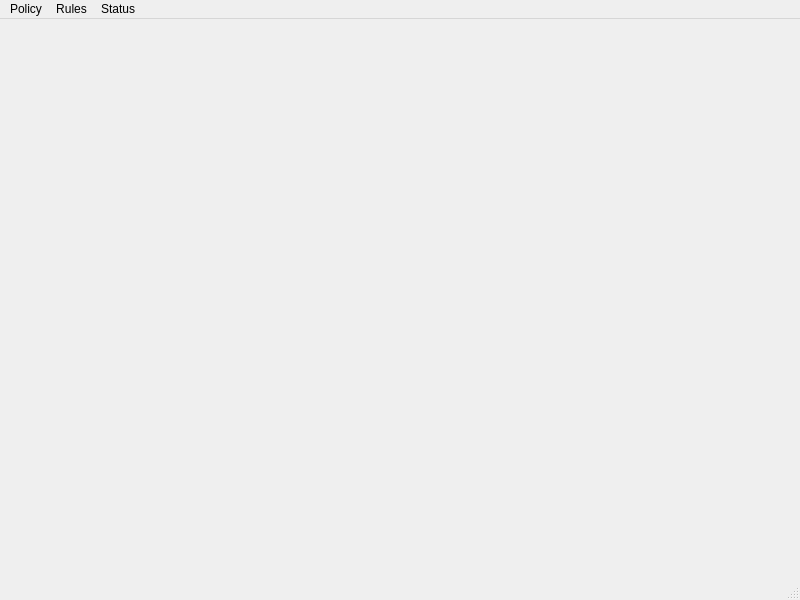
<?xml version="1.0" encoding="UTF-8"?>
<ui version="4.0">
 <class>MainWindow</class>
 <widget class="QMainWindow" name="MainWindow">
  <property name="geometry">
   <rect>
    <x>0</x>
    <y>0</y>
    <width>800</width>
    <height>600</height>
   </rect>
  </property>
  <property name="windowTitle">
   <string>MainWindow</string>
  </property>
  <widget class="QWidget" name="centralwidget"/>
  <widget class="QMenuBar" name="menubar">
   <property name="geometry">
    <rect>
     <x>0</x>
     <y>0</y>
     <width>800</width>
     <height>22</height>
    </rect>
   </property>
   <widget class="QMenu" name="menuRules">
    <property name="title">
     <string>Policy</string>
    </property>
   </widget>
   <widget class="QMenu" name="menuStatus">
    <property name="title">
     <string>Rules</string>
    </property>
   </widget>
   <widget class="QMenu" name="menuStatus_2">
    <property name="title">
     <string>Status</string>
    </property>
   </widget>
   <addaction name="menuRules"/>
   <addaction name="menuStatus"/>
   <addaction name="menuStatus_2"/>
  </widget>
  <widget class="QStatusBar" name="statusbar"/>
 </widget>
 <resources/>
 <connections/>
</ui>
